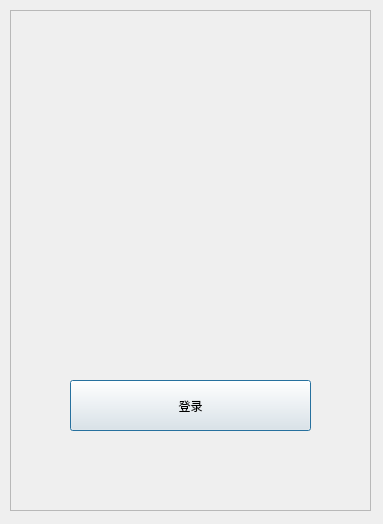
<?xml version="1.0" encoding="UTF-8"?>
<ui version="4.0">
 <class>loginDialog</class>
 <widget class="QDialog" name="loginDialog">
  <property name="geometry">
   <rect>
    <x>0</x>
    <y>0</y>
    <width>383</width>
    <height>524</height>
   </rect>
  </property>
  <property name="windowTitle">
   <string>Dialog</string>
  </property>
  <widget class="QPushButton" name="confirm">
   <property name="geometry">
    <rect>
     <x>70</x>
     <y>380</y>
     <width>241</width>
     <height>51</height>
    </rect>
   </property>
   <property name="text">
    <string>登录</string>
   </property>
  </widget>
  <widget class="QFrame" name="frame">
   <property name="geometry">
    <rect>
     <x>10</x>
     <y>10</y>
     <width>361</width>
     <height>501</height>
    </rect>
   </property>
   <property name="frameShape">
    <enum>QFrame::StyledPanel</enum>
   </property>
   <property name="frameShadow">
    <enum>QFrame::Raised</enum>
   </property>
   <widget class="QLabel" name="portrait">
    <property name="geometry">
     <rect>
      <x>130</x>
      <y>80</y>
      <width>100</width>
      <height>100</height>
     </rect>
    </property>
    <property name="text">
     <string/>
    </property>
    <property name="alignment">
     <set>Qt::AlignCenter</set>
    </property>
   </widget>
   <widget class="QWidget" name="layoutWidget_1">
    <property name="geometry">
     <rect>
      <x>20</x>
      <y>230</y>
      <width>321</width>
      <height>91</height>
     </rect>
    </property>
    <layout class="QVBoxLayout" name="verticalLayout"/>
   </widget>
  </widget>
  <zorder>frame</zorder>
  <zorder>confirm</zorder>
 </widget>
 <resources/>
 <connections/>
</ui>
